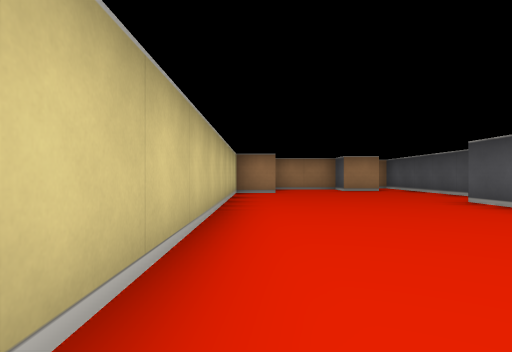
View 1 (above)

15 first-person views from a walk through a cub3D level. The camera is about half as high as the walls, looks level and sees 75° across. The floor is counted in squares. Each view is taken from the middle of a square. On the plan, view 1 faces up. The plan holds only what a view shows up to about 9 squares ahead; the rest is blank.

View 2
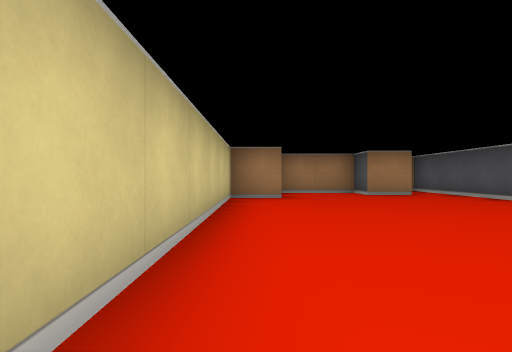

View 3
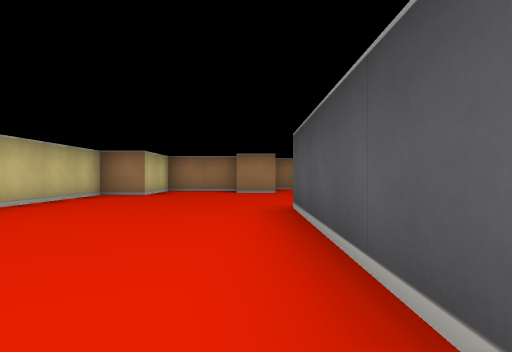

View 4
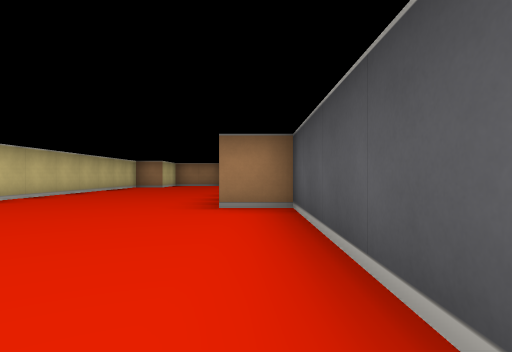

View 5
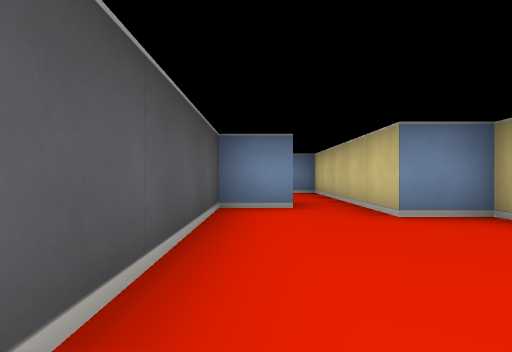

View 6
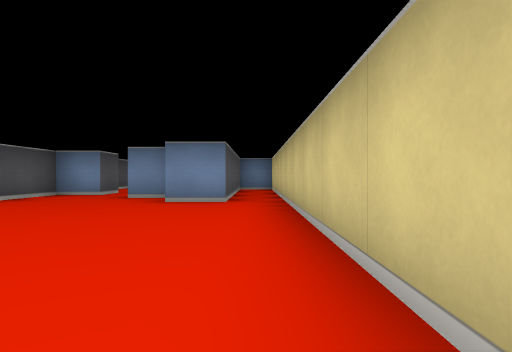

View 7
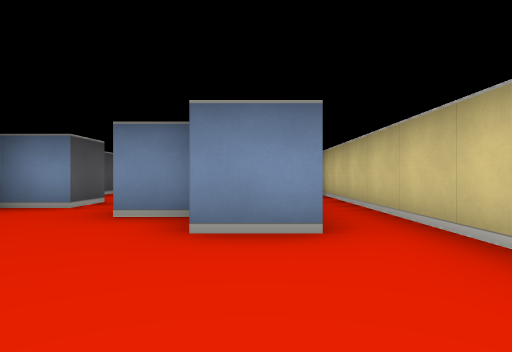

View 8
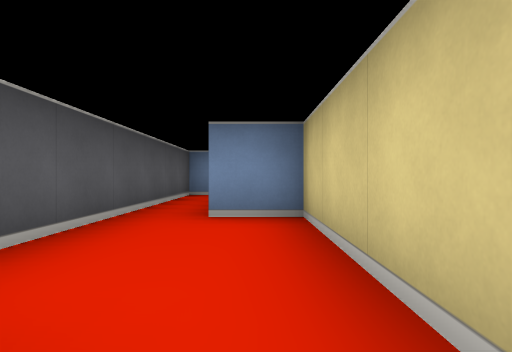

View 9
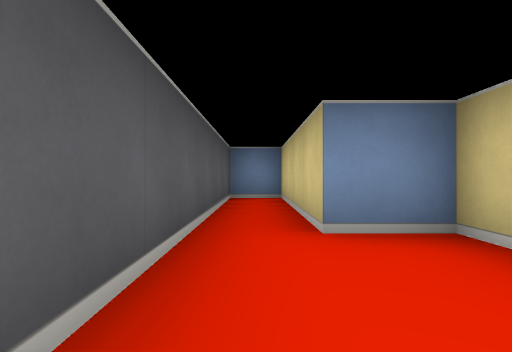

View 10
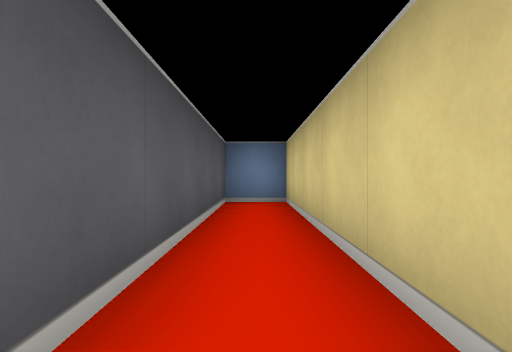

View 11
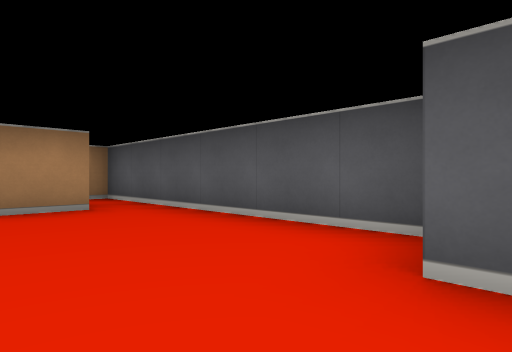

View 12
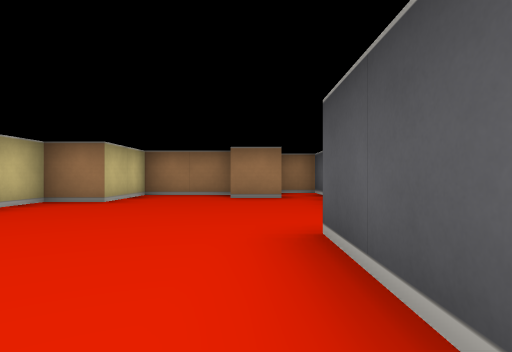

View 13
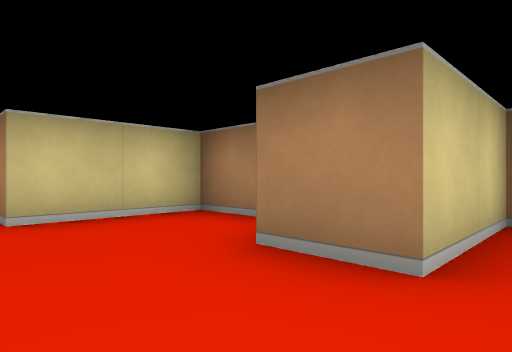

View 14
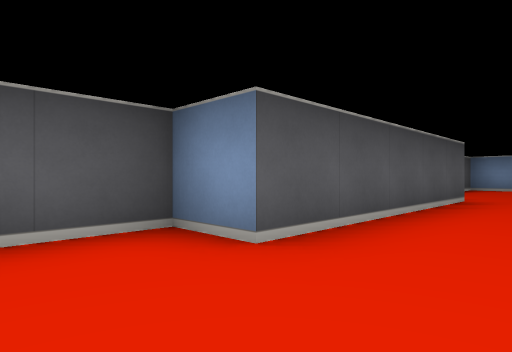

View 15
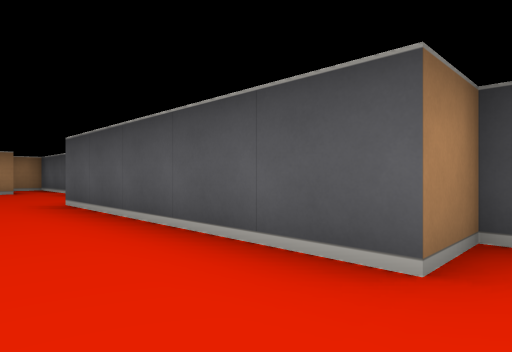

### Floor plan
Points are (right, up) in squares from view 1. A wall is a line through its corners. A room is listed if a view was taken in it or the views show most of it. See-through windows are left out.
Room 1 (views 1, 2, 3, 4, 5, 6, 7, 10, 11, 12, 13, 14, 15)
walls: (1.4, -3.5) (2.5, -3.5) (2.5, -4.5); (3.5, -4.5) (4.5, -4.5) (4.5, 0.5) (3.5, 0.5) (3.5, 5.5) (4.5, 5.5) (4.5, 11.5) (3.5, 11.5) (3.5, 9.5) (2.5, 9.5) (2.5, 10.5) (0.5, 10.5) (0.5, 8.5) (-0.5, 8.5) (-0.5, -7.5) (0.5, -7.5) (0.5, -2.5) (1.5, -2.5)
ways out: opening at (3, -4) to room 2
Room 2 (views 8, 9)
walls: (3.5, -5.5) (3.5, -4.5); (2.5, -4.5) (2.5, -8.5) (3.5, -8.5) (3.5, -12.5) (4.5, -12.5) (4.5, -6.6)
ways out: opening at (3, -4) to room 1

Where each view was taken, in squares from view 1:
view 1: 0 up, 0 right, facing up
view 2: 2 up, 0 right, facing up
view 3: 1 up, 3 right, facing up
view 4: 4 down, 4 right, facing up
view 5: 0 up, 4 right, facing down
view 6: 3 up, 0 right, facing down
view 7: 0 up, 1 right, facing down
view 8: 5 down, 3 right, facing down
view 9: 6 down, 4 right, facing down
view 10: 2 down, 0 right, facing down
view 11: 5 up, 2 right, facing up-right
view 12: 3 up, 3 right, facing up
view 13: 8 up, 4 right, facing up-left
view 14: 7 up, 2 right, facing down-right
view 15: 0 up, 2 right, facing up-right
